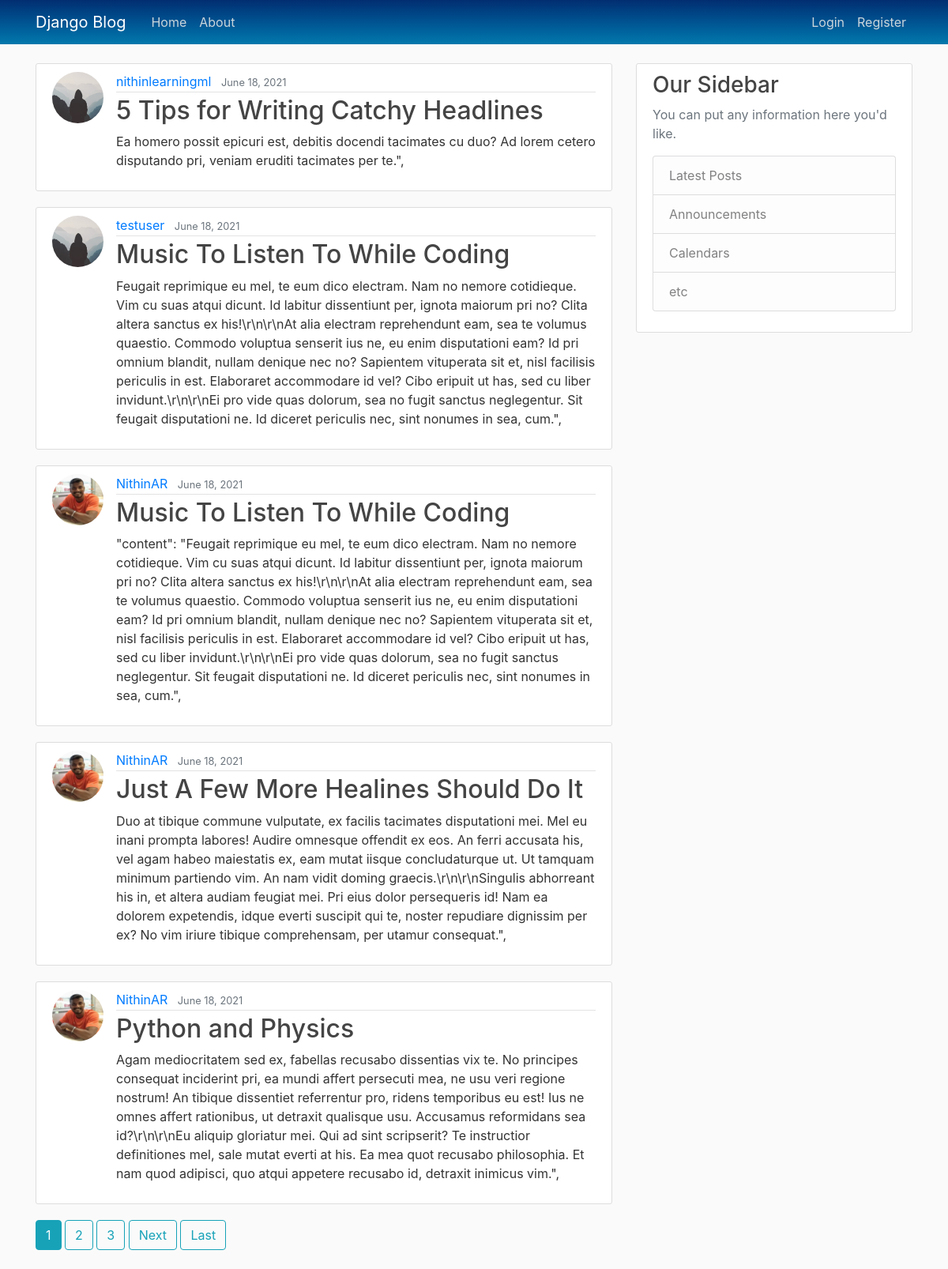
Before: / with the older database file.
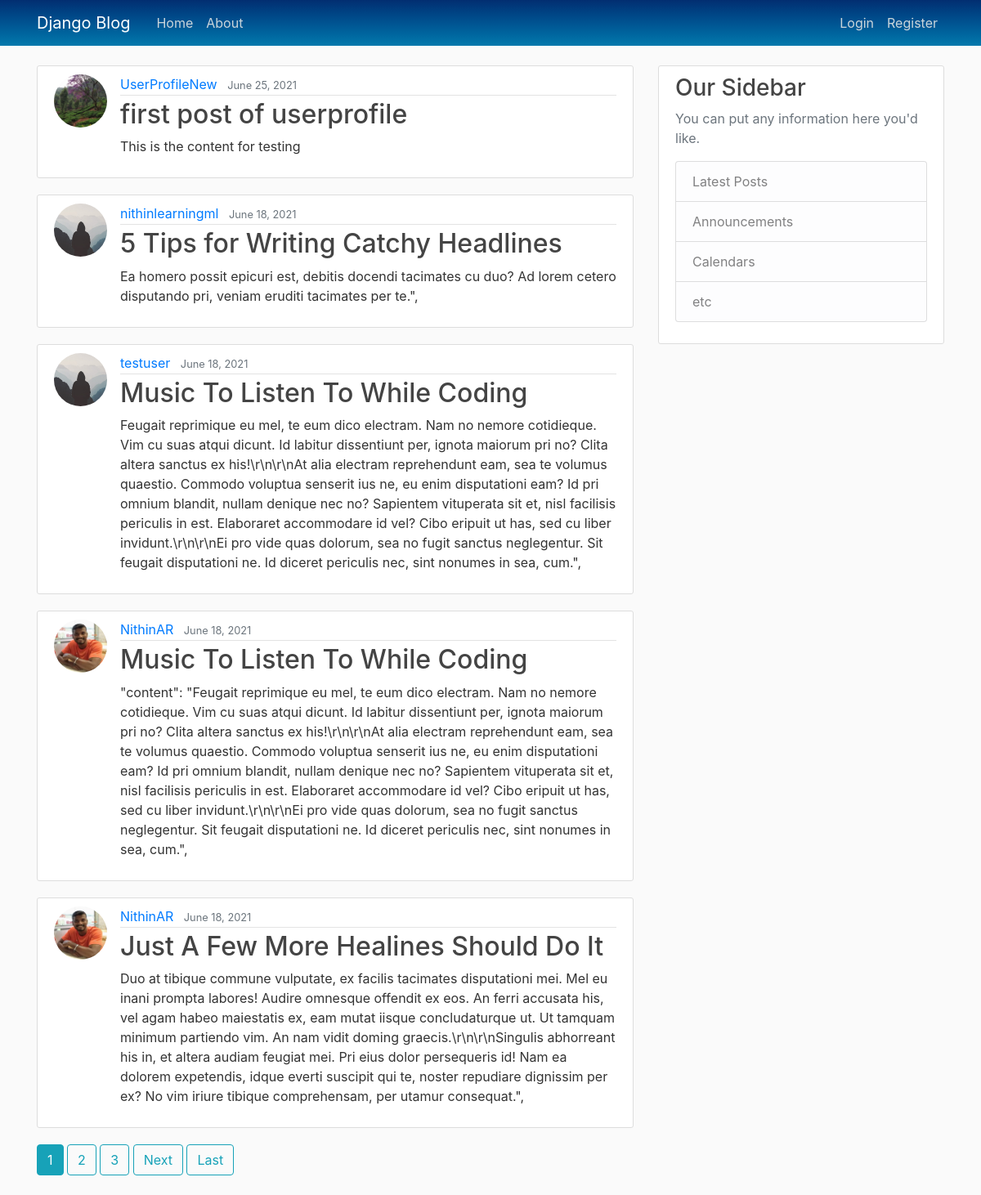
After: the same page with the newer database file.
### blog/models.py (models this page shows, shortened)
class Post(models.Model):
	title = models.CharField(max_length = 100)
	content = models.TextField()
	date_posted = models.DateTimeField(default = timezone.now) # auto_now=True for last modified
	author = models.ForeignKey(User, on_delete = models.CASCADE) # on delete user post is deleted

### users/models.py (models this page shows, shortened)
class Profile(models.Model):
	user = models.OneToOneField(User, on_delete=models.CASCADE)
	image = models.ImageField(default='default image.png', upload_to='profile_pics')

### blog/views.py (the view)
# urls.py: path('', PostListView.as_view(), name='blog-home'),
class PostListView(ListView):
	model = Post
	template_name = 'blog/home.html' # by default <app>/<model>_<viewtype>.html
	context_object_name = 'posts' # default object_list
	ordering = ['-date_posted'] # remove '-' sign so that latest post appear last
	paginate_by = 5

### blog/templates/blog/home.html (shortened to what this page needs)
{% extends "blog/base.html" %}
{% block content %}
    {% for post in posts %}
        <article class="media content-section">
          <img class="rounded-circle article-img" src="{{ post.author.profile.image.url }}">
          <div class="media-body">
            <div class="article-metadata">
              <a class="mr-2" href="{% url 'user-posts' post.author.username %}">{{ post.author }}</a>
              <small class="text-muted">{{ post.date_posted|date:"F d, Y" }}</small>
            </div>
            <h2><a class="article-title" href="{% url 'post-detail' post.id %}">{{ post.title }}</a></h2>
            <p class="article-content">{{ post.content }}</p>
          </div>
        </article>
    {% endfor %}
    {% if is_paginated %}
      {% for num in page_obj.paginator.page_range %}
        {% if page_obj.number == num %}
          <a class="btn btn-info mb-4" href="?page={{ num }}">{{ num }}</a>
        {% elif num > page_obj.number|add:'-3' and num < page_obj.number|add:'3' %}
          <a class="btn btn-outline-info mb-4" href="?page={{ num }}">{{ num }}</a>
        {% endif %}
      {% endfor %}
      {% if page_obj.has_next %}
        <a class="btn btn-outline-info mb-4" href="?page={{ page_obj.next_page_number }}">Next</a>
        <a class="btn btn-outline-info mb-4" href="?page={{ page_obj.paginator.num_pages }}">Last</a>
      {% endif %}
    {% endif %}
{% endblock content %}

### blog/templates/blog/base.html (shortened to what this page needs)
{% load static %}
<!DOCTYPE html>
<html>
<head>
    <link rel="stylesheet" href="https://maxcdn.bootstrapcdn.com/bootstrap/4.0.0/css/bootstrap.min.css">
    <link rel="stylesheet" type="text/css" href="{% static 'blog/main.css' %}">
</head>
<body>
    <header class="site-header">
      <nav class="navbar navbar-expand-md navbar-dark bg-steel fixed-top">
        <div class="container">
          <a class="navbar-brand mr-4" href="{% url 'blog-home' %}">Django Blog</a>
          <div class="collapse navbar-collapse" id="navbarToggle">
            <div class="navbar-nav mr-auto">
              <a class="nav-item nav-link" href="{% url 'blog-home' %}">Home</a>
              <a class="nav-item nav-link" href="{% url 'blog-about' %}">About</a>
            </div>
            <div class="navbar-nav">
              {% if user.is_authenticated %}
                <a class="nav-item nav-link" href="{% url 'post-create' %}">New post</a>
                <a class="nav-item nav-link" href="{% url 'profile' %}">Profile</a>
                <a class="nav-item nav-link" href="{% url 'logout' %}">Logout</a>
              {% else %}
                <a class="nav-item nav-link" href="{% url 'login' %}">Login</a>
                <a class="nav-item nav-link" href="{% url 'register' %}">Register</a>
              {% endif %}
            </div>
          </div>
        </div>
      </nav>
    </header>
    <main role="main" class="container">
      <div class="row">
        <div class="col-md-8">
          {% block content %}{% endblock %}
        </div>
        <div class="col-md-4">
          <div class="content-section">
            <h3>Our Sidebar</h3>
            <p class='text-muted'>You can put any information here you'd like.
              <ul class="list-group">
                <li class="list-group-item list-group-item-light">Latest Posts</li>
                <li class="list-group-item list-group-item-light">Announcements</li>
                <li class="list-group-item list-group-item-light">Calendars</li>
                <li class="list-group-item list-group-item-light">etc</li>
              </ul>
            </p>
          </div>
        </div>
      </div>
    </main>
</body>
</html>

### blog/static/blog/main.css (style rules this page uses)
body { background: #fafafa; color: #333333; margin-top: 5rem; }
h1, h2, h3, h4, h5, h6 { color: #444444; }
ul { margin: 0; }
.bg-steel { background-image: linear-gradient(to bottom, #022e71, #004182, #005391, #00669f, #0379ac); }
.site-header .navbar-nav .nav-link { color: #cbd5db; }
.content-section { background: #ffffff; padding: 10px 20px; border: 1px solid #dddddd; border-radius: 3px; margin-bottom: 20px; }
.article-title { color: #444444; }
.article-content { white-space: pre-line; }
.article-img { height: 65px; width: 65px; margin-right: 16px; }
.article-metadata { padding-bottom: 1px; margin-bottom: 4px; border-bottom: 1px solid #e3e3e3 }

Changed rows visible on the page:
no longer on this page (row unchanged): Post: author.profile.image (picture), author "NithinAR", date_posted "June 18, 2021", title "Python and Physics", content "Agam mediocritatem sed ex, fabellas recusabo dissentias vix te. No principes consequat inciderint pri, ea mundi affert persecuti mea, ne usu veri regione nostrum! An tibique dissentiet referrentur pro, ridens temporibus eu est! Ius ne omnes affert rationibus, ut detraxit qualisque usu. Accusamus reformidans sea id?\\r\\n\\r\\nEu aliquip gloriatur mei. Qui ad sint scripserit? Te instructior definitiones mel, sale mutat everti at his. Ea mea quot recusabo philosophia. Et nam quod adipisci, quo atqui appetere recusabo id, detraxit inimicus vim.\","
added Post: author.profile.image (placeholder picture), author "UserProfileNew", date_posted "June 25, 2021", title "first post of userprofile", content "This is the content for testing"
